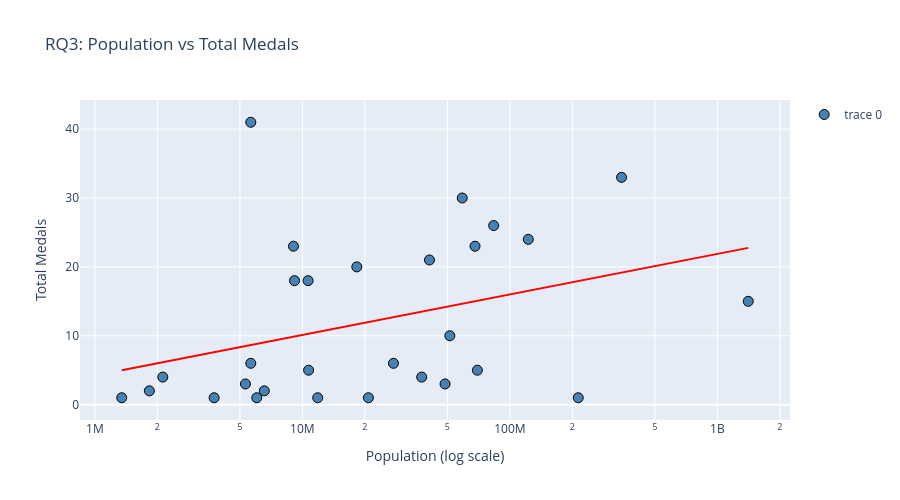

Write notebook code for a chart like this one.
### Markdown cell above
### Scatter Plot: Population vs Total Medals
To visualize the relationship between population size and total medal count, we use a scatter plot with a logarithmic x-axis, since population values span several orders of magnitude (from ~1M to ~1.4B).

### Code cell
# Calculate regression line on log scale for population
log_pop = np.log10(country_df["population"])
m, b = np.polyfit(log_pop, country_df["Total"], 1)
x_range = np.logspace(log_pop.min(), log_pop.max(), 100)
y_range = m * np.log10(x_range) + b

fig = go.Figure()

# Scatter plot: population vs total medals
fig.add_trace(
    go.Scatter(
        x=country_df["population"],
        y=country_df["Total"],
        mode="markers",
        text=country_df["Country"],
        marker=dict(size=10, color="steelblue", line=dict(color="black", width=1)),
        hovertemplate="<b>%{text}</b><br>Population: %{x:,}<br>Total Medals: %{y}<extra></extra>"
    )
)

# Add regression line
fig.add_trace(
    go.Scatter(
        x=x_range,
        y=y_range,
        mode="lines",
        line=dict(color="red"),
        name="Regression line",
        showlegend=False
    )
)

fig.update_xaxes(title_text="Population (log scale)", type="log")
fig.update_yaxes(title_text="Total Medals")
fig.update_layout(height=500, title_text="RQ3: Population vs Total Medals")
fig.show()

### Figure 1 — Plotly figure (JSON) as saved in the notebook; plotly's stock layout.template omitted (floating-point values rounded to 4 significant figures)
{"data": [{"hovertemplate": "<b>%{text}</b><br>Population: %{x:,}<br>Total Medals: %{y}<extra></extra>", "marker": {"color": "steelblue", "line": {"color": "black", "width": 1}, "size": 10}, "mode": "markers", "text": ["Norway", "United States of America", "Netherlands", "Italy", "Germany", "France", "Sweden", "Switzerland", "Austria", "Japan", "Canada", "People's Republic of China", "Republic of Korea", "Australia", "Great Britain", "Czechia", "Slovenia", "Spain", "Brazil", "Kazakhstan", "Poland", "New Zealand", "Finland", "Latvia", "Denmark", "Estonia", "Georgia", "Bulgaria", "Belgium"], "type": "scatter", "x": [5640194, 345410175, 18290019, 58941446, 83570702, 67914198, 10652755, 9055930, 9163189, 122638865, 40969904, 1408902044, 51355773, 27475920, 69709264, 10712479, 2124212, 48710759, 213491851, 20800815, 37587594, 5314739, 5639673, 1829717, 6025989, 1347008, 3754571, 6552509, 11851553], "y": [41, 33, 20, 30, 26, 23, 18, 23, 18, 24, 21, 15, 10, 6, 5, 5, 4, 3, 1, 1, 4, 3, 6, 2, 1, 1, 1, 2, 1]}, {"line": {"color": "red"}, "mode": "lines", "name": "Regression line", "showlegend": false, "type": "scatter", "x": [1347000.0, 1445000.0, 1550000.0, 1663000.0, 1784000.0, 1914000.0, 2053000.0, 2202000.0, 2362000.0, 2534000.0, 2719000.0, 2917000.0, 3129000.0, 3356000.0, 3601000.0, 3863000.0, 4144000.0, 4445000.0, 4768000.0, 5115000.0, 5487000.0, 5887000.0, 6315000.0, 6774000.0, 7267000.0, 7796000.0, 8363000.0, 8972000.0, 9624000.0, 10320000.0, 11080000.0, 11880000.0, 12750000.0, 13670000.0, 14670000.0, 15740000.0, 16880000.0, 18110000.0, 19430000.0, 20840000.0, 22350000.0, 23980000.0, 25730000.0, 27600000.0, 29610000.0, 31760000.0, 34070000.0, 36550000.0, 39210000.0, 42060000.0, 45120000.0, 48400000.0, 51920000.0, 55700000.0, 59760000.0, 64100000.0, 68770000.0, 73770000.0, 79140000.0, 84890000.0, 91070000.0, 97700000.0, 104800000.0, 112400000.0, 120600000.0, 129400000.0, 138800000.0, 148900000.0, 159700000.0, 171300000.0, 183800000.0, 197200000.0, 211500000.0, 226900000.0, 243400000.0, 261100000.0, 280100000.0, 300500000.0, 322400000.0, 345800000.0, 371000000.0, 398000000.0, 427000000.0, 458000000.0, 491300000.0, 527100000.0, 565400000.0, 606600000.0, 650700000.0, 698000000.0, 748800000.0, 803300000.0, 861700000.0, 924400000.0, 991700000.0, 1064000000.0, 1141000000.0, 1224000000.0, 1313000000.0, 1409000000.0], "y": [5.007, 5.186, 5.366, 5.545, 5.724, 5.904, 6.083, 6.262, 6.442, 6.621, 6.8, 6.98, 7.159, 7.338, 7.517, 7.697, 7.876, 8.055, 8.235, 8.414, 8.593, 8.773, 8.952, 9.131, 9.311, 9.49, 9.669, 9.849, 10.03, 10.21, 10.39, 10.57, 10.75, 10.92, 11.1, 11.28, 11.46, 11.64, 11.82, 12.0, 12.18, 12.36, 12.54, 12.72, 12.9, 13.08, 13.26, 13.43, 13.61, 13.79, 13.97, 14.15, 14.33, 14.51, 14.69, 14.87, 15.05, 15.23, 15.41, 15.59, 15.77, 15.95, 16.12, 16.3, 16.48, 16.66, 16.84, 17.02, 17.2, 17.38, 17.56, 17.74, 17.92, 18.1, 18.28, 18.46, 18.63, 18.81, 18.99, 19.17, 19.35, 19.53, 19.71, 19.89, 20.07, 20.25, 20.43, 20.61, 20.79, 20.97, 21.15, 21.32, 21.5, 21.68, 21.86, 22.04, 22.22, 22.4, 22.58, 22.76]}], "layout": {"height": 500, "title": {"text": "RQ3: Population vs Total Medals"}, "xaxis": {"title": {"text": "Population (log scale)"}, "type": "log"}, "yaxis": {"title": {"text": "Total Medals"}}}}
